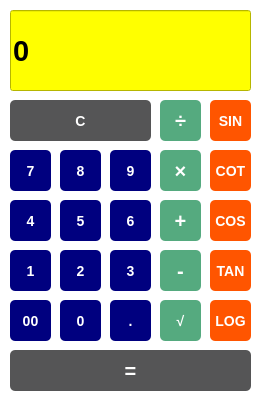
<?xml version="1.0" encoding="UTF-8"?>
<ui version="4.0">
 <class>Form</class>
 <widget class="QWidget" name="Form">
  <property name="windowModality">
   <enum>Qt::ApplicationModal</enum>
  </property>
  <property name="enabled">
   <bool>true</bool>
  </property>
  <property name="geometry">
   <rect>
    <x>0</x>
    <y>0</y>
    <width>256</width>
    <height>400</height>
   </rect>
  </property>
  <property name="minimumSize">
   <size>
    <width>256</width>
    <height>0</height>
   </size>
  </property>
  <property name="maximumSize">
   <size>
    <width>256</width>
    <height>16777215</height>
   </size>
  </property>
  <property name="baseSize">
   <size>
    <width>0</width>
    <height>-1</height>
   </size>
  </property>
  <property name="cursor">
   <cursorShape>ArrowCursor</cursorShape>
  </property>
  <property name="acceptDrops">
   <bool>false</bool>
  </property>
  <property name="windowTitle">
   <string>Calculator</string>
  </property>
  <property name="autoFillBackground">
   <bool>false</bool>
  </property>
  <property name="styleSheet">
   <string notr="true">background-color:#ffffff
</string>
  </property>
  <widget class="QPushButton" name="sqrt">
   <property name="geometry">
    <rect>
     <x>160</x>
     <y>300</y>
     <width>41</width>
     <height>41</height>
    </rect>
   </property>
   <property name="cursor">
    <cursorShape>PointingHandCursor</cursorShape>
   </property>
   <property name="styleSheet">
    <string notr="true">background-color: #55aa7f;
border-radius:5px;
color:#fff;
font-weight:bold;
font-size:14px;</string>
   </property>
   <property name="text">
    <string>√</string>
   </property>
  </widget>
  <widget class="QPushButton" name="div">
   <property name="geometry">
    <rect>
     <x>160</x>
     <y>100</y>
     <width>41</width>
     <height>41</height>
    </rect>
   </property>
   <property name="cursor">
    <cursorShape>PointingHandCursor</cursorShape>
   </property>
   <property name="styleSheet">
    <string notr="true">background-color: #55aa7f;
border-radius:5px;
color:#fff;
font-weight:bold;
font-size:20px;</string>
   </property>
   <property name="text">
    <string>÷</string>
   </property>
  </widget>
  <widget class="QPushButton" name="mul">
   <property name="geometry">
    <rect>
     <x>160</x>
     <y>150</y>
     <width>41</width>
     <height>41</height>
    </rect>
   </property>
   <property name="cursor">
    <cursorShape>PointingHandCursor</cursorShape>
   </property>
   <property name="styleSheet">
    <string notr="true">background-color: #55aa7f;
border-radius:5px;
color:#fff;
font-weight:bold;
font-size:20px;</string>
   </property>
   <property name="text">
    <string>×</string>
   </property>
  </widget>
  <widget class="QPushButton" name="neg">
   <property name="geometry">
    <rect>
     <x>160</x>
     <y>250</y>
     <width>41</width>
     <height>41</height>
    </rect>
   </property>
   <property name="cursor">
    <cursorShape>PointingHandCursor</cursorShape>
   </property>
   <property name="styleSheet">
    <string notr="true">background-color: #55aa7f;
border-radius:5px;
color:#fff;
font-weight:bold;
font-size:20px;</string>
   </property>
   <property name="text">
    <string>-</string>
   </property>
  </widget>
  <widget class="QPushButton" name="plus">
   <property name="geometry">
    <rect>
     <x>160</x>
     <y>200</y>
     <width>41</width>
     <height>41</height>
    </rect>
   </property>
   <property name="cursor">
    <cursorShape>PointingHandCursor</cursorShape>
   </property>
   <property name="styleSheet">
    <string notr="true">background-color: #55aa7f;
border-radius:5px;
color:#fff;
font-weight:bold;
font-size:20px;</string>
   </property>
   <property name="text">
    <string>+</string>
   </property>
  </widget>
  <widget class="QPushButton" name="equal">
   <property name="geometry">
    <rect>
     <x>10</x>
     <y>350</y>
     <width>241</width>
     <height>41</height>
    </rect>
   </property>
   <property name="cursor">
    <cursorShape>PointingHandCursor</cursorShape>
   </property>
   <property name="styleSheet">
    <string notr="true">background-color: #555556;
border-radius:5px;
color:#ffffff;
font-weight:bold;
font-size:20px;</string>
   </property>
   <property name="text">
    <string>=</string>
   </property>
  </widget>
  <widget class="QPushButton" name="sin">
   <property name="geometry">
    <rect>
     <x>210</x>
     <y>100</y>
     <width>41</width>
     <height>41</height>
    </rect>
   </property>
   <property name="cursor">
    <cursorShape>PointingHandCursor</cursorShape>
   </property>
   <property name="styleSheet">
    <string notr="true">background-color: #ff5500;
border-radius:5px;
color:#fff;
font-weight:bold;
font-size:14px;</string>
   </property>
   <property name="text">
    <string>SIN</string>
   </property>
  </widget>
  <widget class="QPushButton" name="cos">
   <property name="geometry">
    <rect>
     <x>210</x>
     <y>200</y>
     <width>41</width>
     <height>41</height>
    </rect>
   </property>
   <property name="cursor">
    <cursorShape>PointingHandCursor</cursorShape>
   </property>
   <property name="styleSheet">
    <string notr="true">background-color: #ff5500;
border-radius:5px;
color:#fff;
font-weight:bold;
font-size:14px;</string>
   </property>
   <property name="text">
    <string>COS</string>
   </property>
  </widget>
  <widget class="QPushButton" name="tan">
   <property name="geometry">
    <rect>
     <x>210</x>
     <y>250</y>
     <width>41</width>
     <height>41</height>
    </rect>
   </property>
   <property name="cursor">
    <cursorShape>PointingHandCursor</cursorShape>
   </property>
   <property name="styleSheet">
    <string notr="true">background-color: #ff5500;
border-radius:5px;
color:#fff;
font-weight:bold;
font-size:14px;</string>
   </property>
   <property name="text">
    <string>TAN</string>
   </property>
  </widget>
  <widget class="QPushButton" name="cot">
   <property name="geometry">
    <rect>
     <x>210</x>
     <y>150</y>
     <width>41</width>
     <height>41</height>
    </rect>
   </property>
   <property name="cursor">
    <cursorShape>PointingHandCursor</cursorShape>
   </property>
   <property name="styleSheet">
    <string notr="true">background-color: #ff5500;
border-radius:5px;
color:#fff;
font-weight:bold;
font-size:14px;</string>
   </property>
   <property name="text">
    <string>COT</string>
   </property>
  </widget>
  <widget class="QPushButton" name="log">
   <property name="geometry">
    <rect>
     <x>210</x>
     <y>300</y>
     <width>41</width>
     <height>41</height>
    </rect>
   </property>
   <property name="cursor">
    <cursorShape>PointingHandCursor</cursorShape>
   </property>
   <property name="styleSheet">
    <string notr="true">background-color: #ff5500;
border-radius:5px;
color:#fff;
font-weight:bold;
font-size:14px;</string>
   </property>
   <property name="text">
    <string>LOG</string>
   </property>
  </widget>
  <widget class="QPushButton" name="b7">
   <property name="geometry">
    <rect>
     <x>10</x>
     <y>150</y>
     <width>41</width>
     <height>41</height>
    </rect>
   </property>
   <property name="cursor">
    <cursorShape>PointingHandCursor</cursorShape>
   </property>
   <property name="styleSheet">
    <string notr="true">background-color: #00007f;
border-radius:5px;
color:#fff;
font-weight:bold;
font-size:14px;</string>
   </property>
   <property name="text">
    <string>7</string>
   </property>
  </widget>
  <widget class="QPushButton" name="b8">
   <property name="geometry">
    <rect>
     <x>60</x>
     <y>150</y>
     <width>41</width>
     <height>41</height>
    </rect>
   </property>
   <property name="cursor">
    <cursorShape>PointingHandCursor</cursorShape>
   </property>
   <property name="styleSheet">
    <string notr="true">background-color: #00007f;
border-radius:5px;
color:#fff;
font-weight:bold;
font-size:14px;</string>
   </property>
   <property name="text">
    <string>8</string>
   </property>
  </widget>
  <widget class="QPushButton" name="b9">
   <property name="geometry">
    <rect>
     <x>110</x>
     <y>150</y>
     <width>41</width>
     <height>41</height>
    </rect>
   </property>
   <property name="cursor">
    <cursorShape>PointingHandCursor</cursorShape>
   </property>
   <property name="styleSheet">
    <string notr="true">background-color: #00007f;
border-radius:5px;
color:#fff;
font-weight:bold;
font-size:14px;</string>
   </property>
   <property name="text">
    <string>9</string>
   </property>
  </widget>
  <widget class="QPushButton" name="b5">
   <property name="geometry">
    <rect>
     <x>60</x>
     <y>200</y>
     <width>41</width>
     <height>41</height>
    </rect>
   </property>
   <property name="cursor">
    <cursorShape>PointingHandCursor</cursorShape>
   </property>
   <property name="styleSheet">
    <string notr="true">background-color: #00007f;
border-radius:5px;
color:#fff;
font-weight:bold;
font-size:14px;</string>
   </property>
   <property name="text">
    <string>5</string>
   </property>
  </widget>
  <widget class="QPushButton" name="b4">
   <property name="geometry">
    <rect>
     <x>10</x>
     <y>200</y>
     <width>41</width>
     <height>41</height>
    </rect>
   </property>
   <property name="cursor">
    <cursorShape>PointingHandCursor</cursorShape>
   </property>
   <property name="styleSheet">
    <string notr="true">background-color: #00007f;
border-radius:5px;
color:#fff;
font-weight:bold;
font-size:14px;</string>
   </property>
   <property name="text">
    <string>4</string>
   </property>
  </widget>
  <widget class="QPushButton" name="b6">
   <property name="geometry">
    <rect>
     <x>110</x>
     <y>200</y>
     <width>41</width>
     <height>41</height>
    </rect>
   </property>
   <property name="cursor">
    <cursorShape>PointingHandCursor</cursorShape>
   </property>
   <property name="styleSheet">
    <string notr="true">background-color: #00007f;
border-radius:5px;
color:#fff;
font-weight:bold;
font-size:14px;</string>
   </property>
   <property name="text">
    <string>6</string>
   </property>
  </widget>
  <widget class="QPushButton" name="b2">
   <property name="geometry">
    <rect>
     <x>60</x>
     <y>250</y>
     <width>41</width>
     <height>41</height>
    </rect>
   </property>
   <property name="cursor">
    <cursorShape>PointingHandCursor</cursorShape>
   </property>
   <property name="styleSheet">
    <string notr="true">background-color: #00007f;
border-radius:5px;
color:#fff;
font-weight:bold;
font-size:14px;</string>
   </property>
   <property name="text">
    <string>2</string>
   </property>
  </widget>
  <widget class="QPushButton" name="b1">
   <property name="geometry">
    <rect>
     <x>10</x>
     <y>250</y>
     <width>41</width>
     <height>41</height>
    </rect>
   </property>
   <property name="cursor">
    <cursorShape>PointingHandCursor</cursorShape>
   </property>
   <property name="styleSheet">
    <string notr="true">background-color: #00007f;
border-radius:5px;
color:#fff;
font-weight:bold;
font-size:14px;</string>
   </property>
   <property name="text">
    <string>1</string>
   </property>
  </widget>
  <widget class="QPushButton" name="b3">
   <property name="geometry">
    <rect>
     <x>110</x>
     <y>250</y>
     <width>41</width>
     <height>41</height>
    </rect>
   </property>
   <property name="cursor">
    <cursorShape>PointingHandCursor</cursorShape>
   </property>
   <property name="styleSheet">
    <string notr="true">background-color: #00007f;
border-radius:5px;
color:#fff;
font-weight:bold;
font-size:14px;</string>
   </property>
   <property name="text">
    <string>3</string>
   </property>
  </widget>
  <widget class="QPushButton" name="z">
   <property name="geometry">
    <rect>
     <x>60</x>
     <y>300</y>
     <width>41</width>
     <height>41</height>
    </rect>
   </property>
   <property name="cursor">
    <cursorShape>PointingHandCursor</cursorShape>
   </property>
   <property name="styleSheet">
    <string notr="true">background-color: #00007f;
border-radius:5px;
color:#fff;
font-weight:bold;
font-size:14px;</string>
   </property>
   <property name="text">
    <string>0</string>
   </property>
  </widget>
  <widget class="QPushButton" name="zz">
   <property name="geometry">
    <rect>
     <x>10</x>
     <y>300</y>
     <width>41</width>
     <height>41</height>
    </rect>
   </property>
   <property name="cursor">
    <cursorShape>PointingHandCursor</cursorShape>
   </property>
   <property name="styleSheet">
    <string notr="true">background-color: #00007f;
border-radius:5px;
color:#fff;
font-weight:bold;
font-size:14px;</string>
   </property>
   <property name="text">
    <string>00</string>
   </property>
  </widget>
  <widget class="QPushButton" name="point">
   <property name="geometry">
    <rect>
     <x>110</x>
     <y>300</y>
     <width>41</width>
     <height>41</height>
    </rect>
   </property>
   <property name="cursor">
    <cursorShape>PointingHandCursor</cursorShape>
   </property>
   <property name="styleSheet">
    <string notr="true">background-color: #00007f;
border-radius:5px;
color:#fff;
font-weight:bold;
font-size:14px;</string>
   </property>
   <property name="text">
    <string>.</string>
   </property>
  </widget>
  <widget class="QPushButton" name="c">
   <property name="geometry">
    <rect>
     <x>10</x>
     <y>100</y>
     <width>141</width>
     <height>41</height>
    </rect>
   </property>
   <property name="cursor">
    <cursorShape>PointingHandCursor</cursorShape>
   </property>
   <property name="styleSheet">
    <string notr="true">background-color: #555556;
border-radius:5px;
color:#ffffff;
font-weight:bold;
font-size:14px;</string>
   </property>
   <property name="text">
    <string>C</string>
   </property>
  </widget>
  <widget class="QLabel" name="label">
   <property name="geometry">
    <rect>
     <x>20</x>
     <y>10</y>
     <width>221</width>
     <height>16</height>
    </rect>
   </property>
   <property name="font">
    <font>
     <pointsize>10</pointsize>
     <bold>true</bold>
    </font>
   </property>
   <property name="styleSheet">
    <string notr="true">color: rgb(170, 0, 127);</string>
   </property>
   <property name="text">
    <string/>
   </property>
  </widget>
  <widget class="QLineEdit" name="temp">
   <property name="geometry">
    <rect>
     <x>10</x>
     <y>10</y>
     <width>241</width>
     <height>81</height>
    </rect>
   </property>
   <property name="font">
    <font>
     <pointsize>22</pointsize>
     <bold>true</bold>
    </font>
   </property>
   <property name="layoutDirection">
    <enum>Qt::RightToLeft</enum>
   </property>
   <property name="styleSheet">
    <string notr="true">background-color: #ffff00;
</string>
   </property>
   <property name="text">
    <string>0</string>
   </property>
   <property name="maxLength">
    <number>32767</number>
   </property>
   <property name="frame">
    <bool>true</bool>
   </property>
   <property name="echoMode">
    <enum>QLineEdit::Normal</enum>
   </property>
   <property name="readOnly">
    <bool>true</bool>
   </property>
  </widget>
 </widget>
 <resources/>
 <connections/>
</ui>
